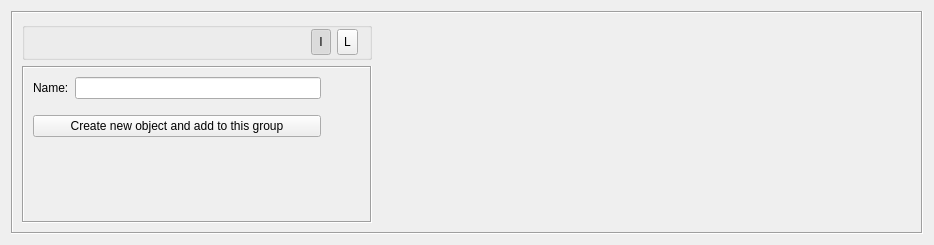
<?xml version="1.0" encoding="UTF-8"?>
<ui version="4.0">
 <class>GroupObjectDialog_q</class>
 <widget class="QWidget" name="GroupObjectDialog_q">
  <property name="enabled">
   <bool>true</bool>
  </property>
  <property name="geometry">
   <rect>
    <x>0</x>
    <y>0</y>
    <width>934</width>
    <height>245</height>
   </rect>
  </property>
  <property name="sizePolicy">
   <sizepolicy hsizetype="Minimum" vsizetype="Preferred">
    <horstretch>0</horstretch>
    <verstretch>0</verstretch>
   </sizepolicy>
  </property>
  <property name="windowTitle">
   <string>Group</string>
  </property>
  <layout class="QGridLayout" name="gridLayout">
   <item row="0" column="0">
    <widget class="QFrame" name="frame16">
     <property name="sizePolicy">
      <sizepolicy hsizetype="Expanding" vsizetype="Expanding">
       <horstretch>0</horstretch>
       <verstretch>0</verstretch>
      </sizepolicy>
     </property>
     <property name="frameShape">
      <enum>QFrame::Box</enum>
     </property>
     <property name="frameShadow">
      <enum>QFrame::Sunken</enum>
     </property>
     <layout class="QHBoxLayout" name="horizontalLayout">
      <item>
       <layout class="QVBoxLayout" name="verticalLayout">
        <item>
         <widget class="QGroupBox" name="buttonGroup2">
          <property name="styleSheet">
           <string notr="true">QGroupBox {
	margin: 0px;
	padding: 4px;
}</string>
          </property>
          <property name="flat">
           <bool>true</bool>
          </property>
          <layout class="QGridLayout">
           <property name="topMargin">
            <number>2</number>
           </property>
           <property name="bottomMargin">
            <number>0</number>
           </property>
           <item row="0" column="0">
            <spacer>
             <property name="orientation">
              <enum>Qt::Horizontal</enum>
             </property>
             <property name="sizeHint" stdset="0">
              <size>
               <width>31</width>
               <height>26</height>
              </size>
             </property>
            </spacer>
           </item>
           <item row="0" column="1">
            <widget class="QToolButton" name="iconViewBtn">
             <property name="sizePolicy">
              <sizepolicy hsizetype="Fixed" vsizetype="Preferred">
               <horstretch>0</horstretch>
               <verstretch>0</verstretch>
              </sizepolicy>
             </property>
             <property name="minimumSize">
              <size>
               <width>20</width>
               <height>0</height>
              </size>
             </property>
             <property name="text">
              <string>I</string>
             </property>
             <property name="checkable">
              <bool>true</bool>
             </property>
             <property name="checked">
              <bool>true</bool>
             </property>
             <property name="autoExclusive">
              <bool>true</bool>
             </property>
             <property name="autoRaise">
              <bool>false</bool>
             </property>
            </widget>
           </item>
           <item row="0" column="2">
            <widget class="QToolButton" name="listViewBtn">
             <property name="sizePolicy">
              <sizepolicy hsizetype="Fixed" vsizetype="Preferred">
               <horstretch>0</horstretch>
               <verstretch>0</verstretch>
              </sizepolicy>
             </property>
             <property name="minimumSize">
              <size>
               <width>20</width>
               <height>0</height>
              </size>
             </property>
             <property name="text">
              <string>L</string>
             </property>
             <property name="checkable">
              <bool>true</bool>
             </property>
             <property name="autoExclusive">
              <bool>true</bool>
             </property>
             <property name="autoRepeatInterval">
              <number>100</number>
             </property>
             <property name="autoRaise">
              <bool>false</bool>
             </property>
            </widget>
           </item>
          </layout>
         </widget>
        </item>
        <item>
         <widget class="QFrame" name="frame7">
          <property name="sizePolicy">
           <sizepolicy hsizetype="Fixed" vsizetype="Preferred">
            <horstretch>0</horstretch>
            <verstretch>0</verstretch>
           </sizepolicy>
          </property>
          <property name="minimumSize">
           <size>
            <width>350</width>
            <height>0</height>
           </size>
          </property>
          <property name="maximumSize">
           <size>
            <width>350</width>
            <height>16777215</height>
           </size>
          </property>
          <property name="frameShape">
           <enum>QFrame::Box</enum>
          </property>
          <property name="frameShadow">
           <enum>QFrame::Sunken</enum>
          </property>
          <layout class="QGridLayout" name="gridLayout_2">
           <item row="0" column="0">
            <widget class="QLabel" name="textLabel1">
             <property name="text">
              <string>Name:</string>
             </property>
             <property name="wordWrap">
              <bool>false</bool>
             </property>
            </widget>
           </item>
           <item row="0" column="1">
            <widget class="QLineEdit" name="obj_name">
             <property name="sizePolicy">
              <sizepolicy hsizetype="Preferred" vsizetype="Fixed">
               <horstretch>200</horstretch>
               <verstretch>0</verstretch>
              </sizepolicy>
             </property>
             <property name="minimumSize">
              <size>
               <width>0</width>
               <height>0</height>
              </size>
             </property>
             <property name="cursor">
              <cursorShape>ArrowCursor</cursorShape>
             </property>
            </widget>
           </item>
           <item row="1" column="1">
            <spacer>
             <property name="orientation">
              <enum>Qt::Vertical</enum>
             </property>
             <property name="sizeType">
              <enum>QSizePolicy::Fixed</enum>
             </property>
             <property name="sizeHint" stdset="0">
              <size>
               <width>20</width>
               <height>10</height>
              </size>
             </property>
            </spacer>
           </item>
           <item row="2" column="0" colspan="2">
            <widget class="QPushButton" name="newButton">
             <property name="toolTip">
              <string>New Object</string>
             </property>
             <property name="whatsThis">
              <string>Create New Object</string>
             </property>
             <property name="text">
              <string>Create new object and add to this group</string>
             </property>
             <property name="icon">
              <iconset resource="MainRes.qrc">
               <normaloff>:/Icons/newobject_25.png</normaloff>:/Icons/newobject_25.png</iconset>
             </property>
             <property name="flat">
              <bool>false</bool>
             </property>
            </widget>
           </item>
           <item row="2" column="2">
            <spacer name="horizontalSpacer">
             <property name="orientation">
              <enum>Qt::Horizontal</enum>
             </property>
             <property name="sizeHint" stdset="0">
              <size>
               <width>40</width>
               <height>20</height>
              </size>
             </property>
            </spacer>
           </item>
           <item row="3" column="1">
            <spacer name="verticalSpacer">
             <property name="orientation">
              <enum>Qt::Vertical</enum>
             </property>
             <property name="sizeHint" stdset="0">
              <size>
               <width>20</width>
               <height>18</height>
              </size>
             </property>
            </spacer>
           </item>
          </layout>
         </widget>
        </item>
       </layout>
      </item>
      <item>
       <widget class="QStackedWidget" name="objectViewsStack">
        <property name="sizePolicy">
         <sizepolicy hsizetype="Preferred" vsizetype="Expanding">
          <horstretch>250</horstretch>
          <verstretch>0</verstretch>
         </sizepolicy>
        </property>
        <property name="minimumSize">
         <size>
          <width>250</width>
          <height>100</height>
         </size>
        </property>
        <property name="acceptDrops">
         <bool>true</bool>
        </property>
        <widget class="QWidget" name="WStackPage"/>
       </widget>
      </item>
      <item>
       <widget class="CommentKeywords" name="commentKeywords" native="true">
        <property name="sizePolicy">
         <sizepolicy hsizetype="Expanding" vsizetype="Expanding">
          <horstretch>0</horstretch>
          <verstretch>0</verstretch>
         </sizepolicy>
        </property>
       </widget>
      </item>
     </layout>
    </widget>
   </item>
  </layout>
 </widget>
 <customwidgets>
  <customwidget>
   <class>CommentKeywords</class>
   <extends>QWidget</extends>
   <header>CommentKeywords.h</header>
   <container>1</container>
  </customwidget>
 </customwidgets>
 <tabstops>
  <tabstop>obj_name</tabstop>
 </tabstops>
 <includes>
  <include location="local">ObjectListView.h</include>
 </includes>
 <resources>
  <include location="MainRes.qrc"/>
 </resources>
 <connections>
  <connection>
   <sender>iconViewBtn</sender>
   <signal>clicked()</signal>
   <receiver>GroupObjectDialog_q</receiver>
   <slot>switchToIconView()</slot>
   <hints>
    <hint type="sourcelabel">
     <x>20</x>
     <y>20</y>
    </hint>
    <hint type="destinationlabel">
     <x>20</x>
     <y>20</y>
    </hint>
   </hints>
  </connection>
  <connection>
   <sender>listViewBtn</sender>
   <signal>clicked()</signal>
   <receiver>GroupObjectDialog_q</receiver>
   <slot>switchToListView()</slot>
   <hints>
    <hint type="sourcelabel">
     <x>20</x>
     <y>20</y>
    </hint>
    <hint type="destinationlabel">
     <x>20</x>
     <y>20</y>
    </hint>
   </hints>
  </connection>
  <connection>
   <sender>newButton</sender>
   <signal>clicked()</signal>
   <receiver>GroupObjectDialog_q</receiver>
   <slot>newObject()</slot>
   <hints>
    <hint type="sourcelabel">
     <x>168</x>
     <y>161</y>
    </hint>
    <hint type="destinationlabel">
     <x>466</x>
     <y>122</y>
    </hint>
   </hints>
  </connection>
 </connections>
 <slots>
  <slot>newObject()</slot>
 </slots>
</ui>
